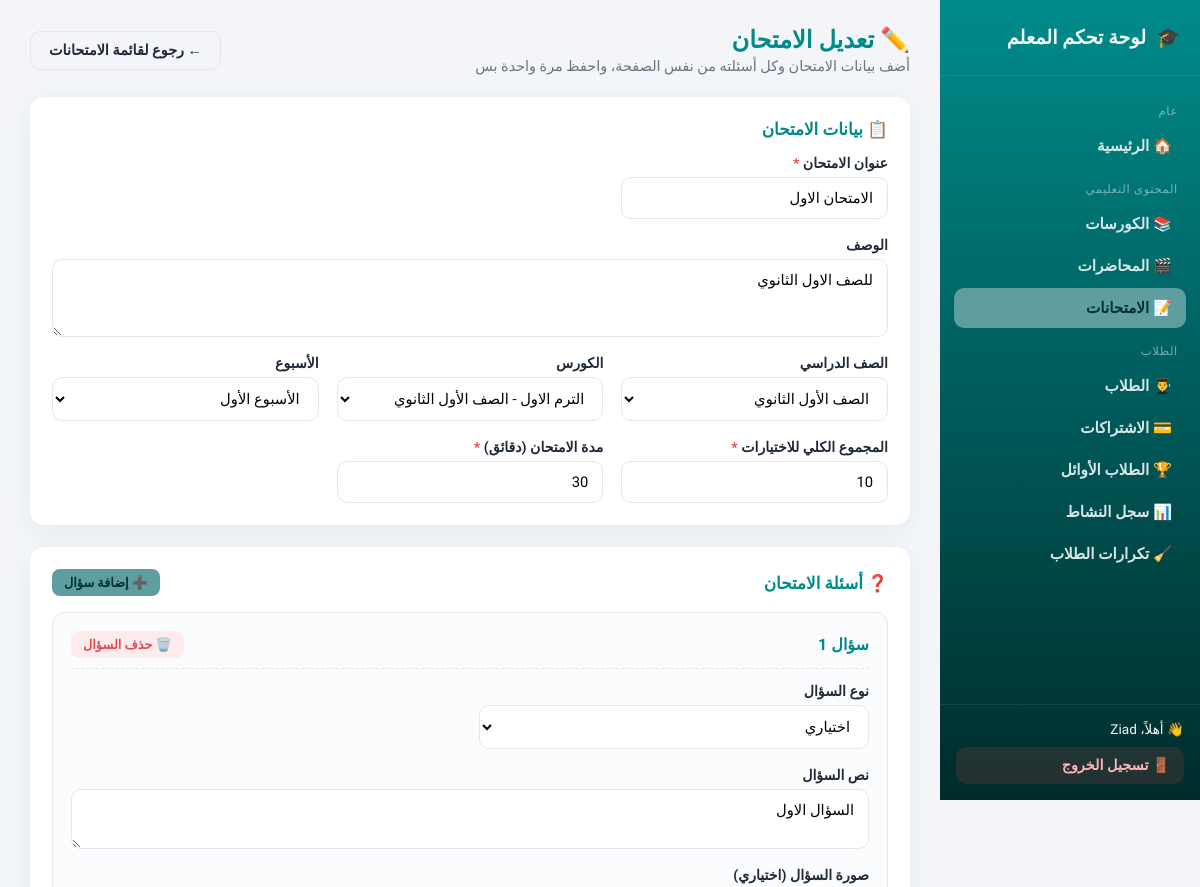
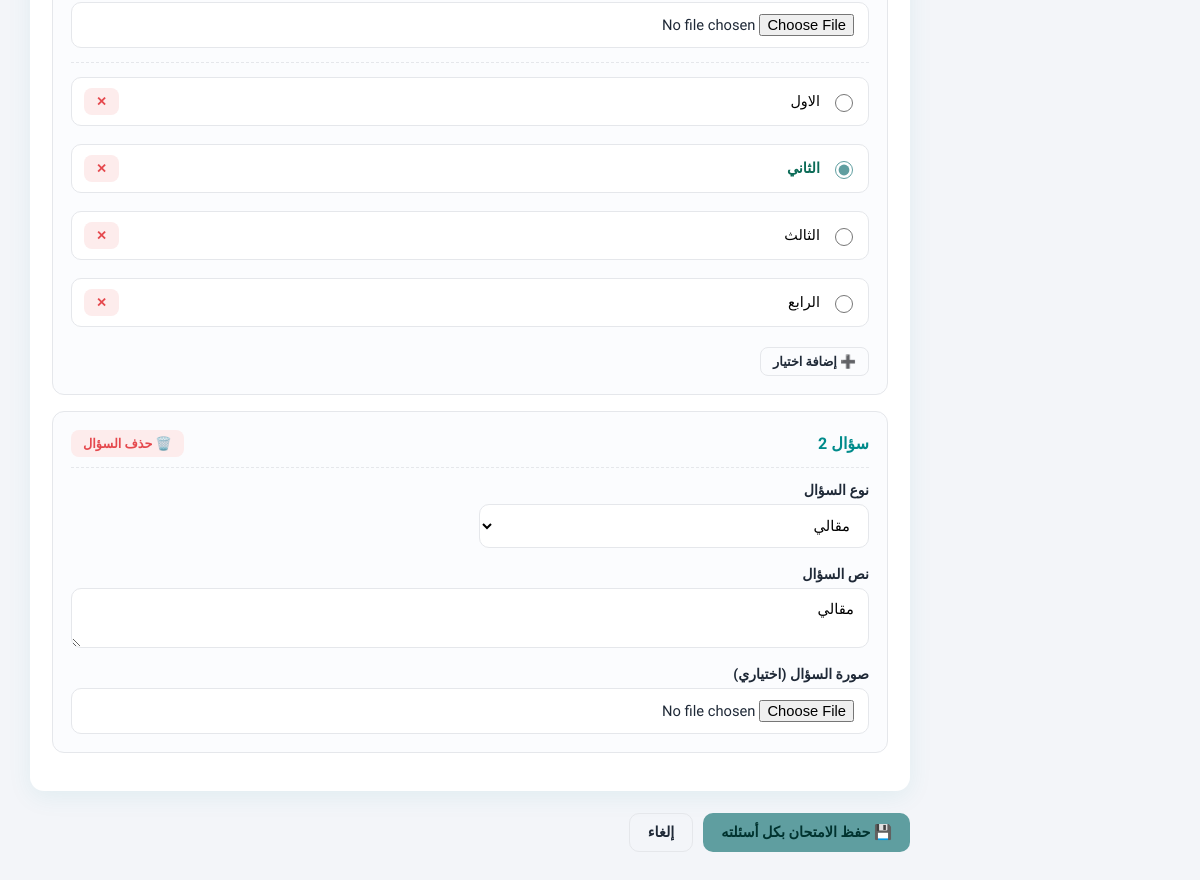
Screenshot of /dashboard/exams/1/edit/ (signed in) with the database file from the repository (2 pictures, top to bottom).
### content/models.py (models this page shows, shortened)
class Exam(models.Model):
    title           = models.CharField(max_length=255, verbose_name="عنوان الامتحان")
    description     = models.TextField(verbose_name="الوصف", null=True, blank=True)
    grade           = models.CharField(max_length=10, choices=GRADE_CHOICES, verbose_name="الصف الدراسي", null=True, blank=True)
    course          = models.ForeignKey("content.Course", on_delete=models.CASCADE, verbose_name="الكورس", null=True, blank=True)
    week            = models.CharField(max_length=10, choices=WEEK_CHOICES, verbose_name="الأسبوع", null=True, blank=True)
    created_at      = models.DateTimeField(auto_now_add=True, verbose_name="تاريخ الإضافة", null=True, blank=True)
    total_mcq_score = models.PositiveIntegerField(default=0, verbose_name="المجموع الكلي للاختيارات")
    duration_minutes= models.PositiveIntegerField(default=30, verbose_name="مدة الامتحان (دقائق)")

class Question(models.Model):
    exam          = models.ForeignKey("content.Exam", on_delete=models.CASCADE, related_name="questions",
                                      verbose_name="الامتحان", null=True, blank=True)
    question_type = models.CharField(max_length=10, choices=QUESTION_TYPE_CHOICES,
                                     verbose_name="نوع السؤال", null=True, blank=True)
    text          = models.TextField(verbose_name="نص السؤال", null=True, blank=True)
    image         = models.ImageField(upload_to="questions/", verbose_name="صورة السؤال", null=True, blank=True)
    score         = models.FloatField(default=0, verbose_name="درجة السؤال", editable=False)

class Choice(models.Model):
    question   = models.ForeignKey("content.Question", on_delete=models.CASCADE, related_name="choices", verbose_name="السؤال", null=True, blank=True)
    text       = models.CharField(max_length=255, verbose_name="نص الإجابة", null=True, blank=True)
    is_correct = models.BooleanField(default=False, verbose_name="إجابة صحيحة")

### dashboard/views.py (the view, shortened to what this page needs)
# urls.py: path('<str:model_slug>/<int:pk>/edit/', views.generic_edit, name='edit'),
@staff_required
def generic_edit(request, model_slug, pk):
    if model_slug == 'exams':
        return exam_builder(request, pk=pk)

### accounts/context_processors.py (called while the page is built)
def student_session(request):
    is_registered = request.session.get("is_registered", False)
    student_name = request.session.get("student_name", None)
    student_obj = None
    student_id = request.session.get("student_id")
    if student_id:
        try:
            student_obj = Student.objects.filter(id=student_id).first()
        except Exception:
            student_obj = None
    return {
        "is_registered": is_registered,
        "student_name": student_name,
        "student": student_obj,
    }

### content/models.py (called while the page is built)
    def __str__(self):
        return f"{self.title} - {self.get_grade_display()}"

### dashboard/templates/dashboard/exam_builder.html (shortened to what this page needs)
{% extends "dashboard/base.html" %}
{% block content %}
<div class="dash-topbar">
  <div>
    <h1>{% if is_edit %}✏️ تعديل الامتحان{% else %}📝 امتحان جديد{% endif %}</h1>
    <div class="subtitle">أضف بيانات الامتحان وكل أسئلته من نفس الصفحة، واحفظ مرة واحدة بس</div>
  </div>
  <a class="btn btn-outline" href="{% url 'dashboard:list' 'exams' %}">← رجوع لقائمة الامتحانات</a>
</div>
<form method="post" enctype="multipart/form-data" id="examBuilderForm" novalidate>
  <div class="panel">
    <h2>📋 بيانات الامتحان</h2>
    <div class="form-grid">
      {% for field in exam_form %}
        <div class="form-field {% if field.field.widget.input_type == 'textarea' or field.html_name == 'description' %}full{% endif %}">
          <label for="{{ field.id_for_label }}">
            {{ field.label }} {% if field.field.required %}<span class="required">*</span>{% endif %}
          </label>
          {{ field }}
        </div>
      {% endfor %}
    </div>
  </div>
  <div class="panel">
    <div style="display:flex; justify-content:space-between; align-items:center; margin-bottom:16px;">
      <h2 style="margin:0;">❓ أسئلة الامتحان</h2>
      <button type="button" class="btn btn-primary btn-sm" onclick="addQuestion()">➕ إضافة سؤال</button>
    </div>
    <div id="questionsContainer">
      {% for question in existing_questions %}
        <div class="question-block">
          <div class="question-block-header">
            <strong>سؤال {{ forloop.counter }}</strong>
            <button type="button" class="btn btn-danger btn-sm" onclick="this.closest('.question-block').remove()">🗑️ حذف السؤال</button>
          </div>
          <div class="form-grid">
            <div class="form-field">
              <label>نوع السؤال</label>
              <select class="q-type-select" onchange="toggleChoicesVisibility(this)">
                <option value="mcq" {% if question.question_type == 'mcq' %}selected{% endif %}>اختياري</option>
                <option value="essay" {% if question.question_type == 'essay' %}selected{% endif %}>مقالي</option>
              </select>
            </div>
            <div class="form-field full">
              <label>نص السؤال</label>
              <textarea class="q-text-input" rows="2">{{ question.text }}</textarea>
            </div>
            <div class="form-field full">
              <label>صورة السؤال (اختياري) {% if question.image %}— يوجد صورة مرفوعة بالفعل، اختر صورة جديدة فقط لو عايز تستبدلها{% endif %}</label>
              <input type="file" class="q-image-input" accept="image/*">
            </div>
          </div>
          <div class="choices-container" style="{% if question.question_type != 'mcq' %}display:none;{% endif %}">
            <div class="choices-list">
              {% for choice in question.choices.all %}
                <div class="choice-row">
                  <input type="radio" class="choice-correct-radio" {% if choice.is_correct %}checked{% endif %}>
                  <input type="text" class="choice-text-input" value="{{ choice.text }}" placeholder="نص الاختيار">
                  <button type="button" class="btn btn-danger btn-sm" onclick="this.closest('.choice-row').remove()">✕</button>
                </div>
              {% endfor %}
            </div>
            <button type="button" class="btn btn-outline btn-sm" onclick="addChoice(this)">➕ إضافة اختيار</button>
          </div>
        </div>
      {% endfor %}
    </div>
  </div>
  <div class="form-actions">
    <button type="submit" class="btn btn-primary">💾 حفظ الامتحان بكل أسئلته</button>
    <a class="btn btn-outline" href="{% url 'dashboard:list' 'exams' %}">إلغاء</a>
  </div>
</form>
{% endblock %}

### dashboard/templates/dashboard/base.html (shortened to what this page needs)
{% load static %}
<!DOCTYPE html>
<html lang="ar" dir="rtl">
<head>
  <link rel="stylesheet" href="{% static 'dashboard/css/style.css' %}" />
</head>
<body class="dash-body">
  <div class="dash-shell">
    <aside class="dash-sidebar">
      <div class="brand">
        <span>🎓</span>
        <span>لوحة تحكم المعلم</span>
      </div>
      <nav class="dash-nav">
        <div class="nav-section-title">عام</div>
        <a class="nav-link {% if active_nav == 'home' %}active{% endif %}" href="{% url 'dashboard:home' %}">🏠 الرئيسية</a>
        <div class="nav-section-title">المحتوى التعليمي</div>
        <a class="nav-link {% if active_nav == 'courses' %}active{% endif %}" href="{% url 'dashboard:list' 'courses' %}">📚 الكورسات</a>
        <a class="nav-link {% if active_nav == 'lectures' %}active{% endif %}" href="{% url 'dashboard:list' 'lectures' %}">🎬 المحاضرات</a>
        <a class="nav-link {% if active_nav == 'exams' %}active{% endif %}" href="{% url 'dashboard:list' 'exams' %}">📝 الامتحانات</a>
        <div class="nav-section-title">الطلاب</div>
        <a class="nav-link {% if active_nav == 'students' %}active{% endif %}" href="{% url 'dashboard:list' 'students' %}">👨‍🎓 الطلاب</a>
        <a class="nav-link {% if active_nav == 'subscriptions' %}active{% endif %}" href="{% url 'dashboard:list' 'subscriptions' %}">💳 الاشتراكات</a>
        <a class="nav-link {% if active_nav == 'top-students' %}active{% endif %}" href="{% url 'dashboard:list' 'top-students' %}">🏆 الطلاب الأوائل</a>
        <a class="nav-link {% if active_nav == 'activity-log' %}active{% endif %}" href="{% url 'dashboard:activity_log' %}">📊 سجل النشاط</a>
        <a class="nav-link {% if active_nav == 'duplicates' %}active{% endif %}" href="{% url 'dashboard:student_duplicates' %}">🧹 تكرارات الطلاب</a>
      </nav>
      <div class="sidebar-footer">
        <div style="margin-bottom:10px;">👋 أهلاً، {{ request.user.get_full_name|default:request.user.username }}</div>
        <form method="post" action="{% url 'dashboard:logout' %}">
          <button type="submit" class="logout-btn">🚪 تسجيل الخروج</button>
        </form>
      </div>
    </aside>
    <main class="dash-main">
      {% block content %}{% endblock %}
    </main>
  </div>
</body>
</html>

### rows the page displays
Exam: exam_form "الامتحان الاول" "للصف الاول الثانوي" "الصف الأول الثانوي" "الترم الاول - الصف الأول الثانوي" "الأسبوع الأول" "10" "30"
Question: question_type "اختياري", text "السؤال الاول"
Choice: text "الاول"
Choice: is_correct "☑", text "الثاني"
Choice: text "الثالث"
Choice: text "الرابع"
Question: question_type "مقالي", text "مقالي"

### other values shown
{{ request.user.get_full_name|default:request.user.username }} "Ziad"
{{ field.label }} "عنوان الامتحان" "الوصف" "الصف الدراسي" "الكورس" "الأسبوع" "المجموع الكلي للاختيارات" "مدة الامتحان (دقائق)"
